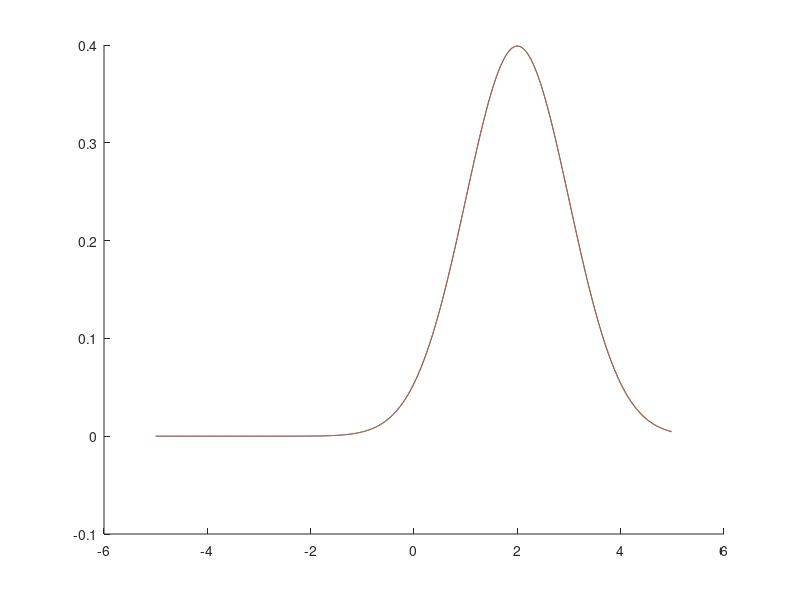

Reproduce this figure in MATLAB.
clear;
close all;

% Gaussian distribution parameters
miu = 2;
sigma = 1;

% density function
f = @(x)1/sqrt(2*pi)/sigma*exp(-(x-miu).^2/2/sigma^2);

% grid
L = 10;
n = 1000;
x = linspace(-L/2,L/2-L/n,n)';

% true density value
fx = f(x);

% fft
y = fftshift(fft(fx))/n;

% reconstruct density function
freq = ((0:n-1)-floor(n/2))/L;
f_fft = @(x)real(sum(y.'.*exp(1i*freq*2*pi.*x),2));

% plot
n = 1001;
x = linspace(-L/2,L/2-L/n,n)';

figure; hold on;
plot(x,f(x));
plot(x,f_fft(x+L/2));

